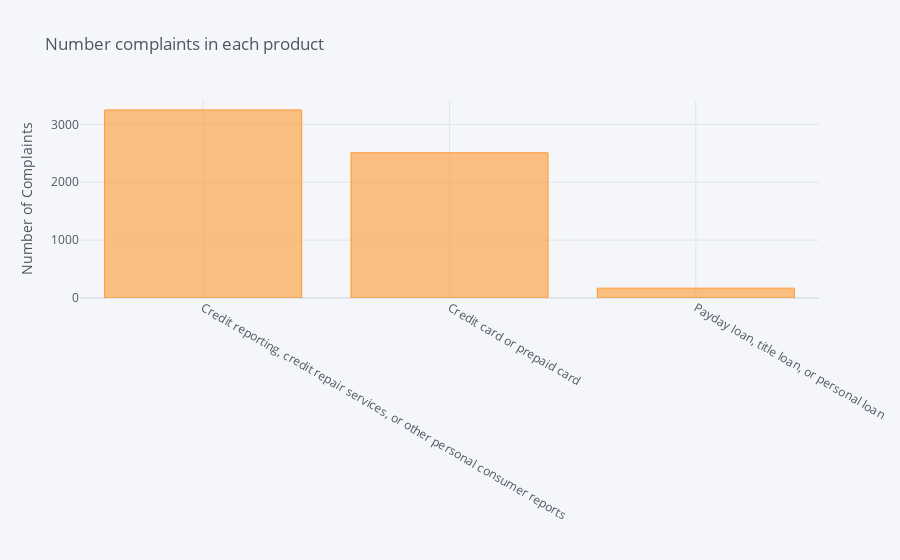

Write notebook code for a chart like this one.
### Code cell
df['Product'].value_counts().sort_values(ascending=False).iplot(kind='bar', yTitle='Number of Complaints', 
                                                                title='Number complaints in each product')

### Figure 1 — Plotly figure (JSON) as saved in the notebook; plotly's stock layout.template omitted (floating-point values rounded to 4 significant figures)
{"data": [{"name": "Product", "text": "", "y": [3249, 2509, 170], "marker": {"color": "rgba(255, 153, 51, 0.6)", "line": {"color": "rgba(255, 153, 51, 1.0)", "width": 1}}, "x": ["Credit reporting, credit repair services, or other personal consumer reports", "Credit card or prepaid card", "Payday loan, title loan, or personal loan"], "type": "bar", "orientation": "v"}], "layout": {"title": {"text": "Number complaints in each product", "font": {"color": "#4D5663"}}, "paper_bgcolor": "#F5F6F9", "plot_bgcolor": "#F5F6F9", "yaxis": {"tickfont": {"color": "#4D5663"}, "zerolinecolor": "#E1E5ED", "title": {"text": "Number of Complaints", "font": {"color": "#4D5663"}}, "gridcolor": "#E1E5ED", "showgrid": true}, "xaxis": {"tickfont": {"color": "#4D5663"}, "zerolinecolor": "#E1E5ED", "title": {"text": "", "font": {"color": "#4D5663"}}, "gridcolor": "#E1E5ED", "showgrid": true}, "legend": {"bgcolor": "#F5F6F9", "font": {"color": "#4D5663"}}}}
